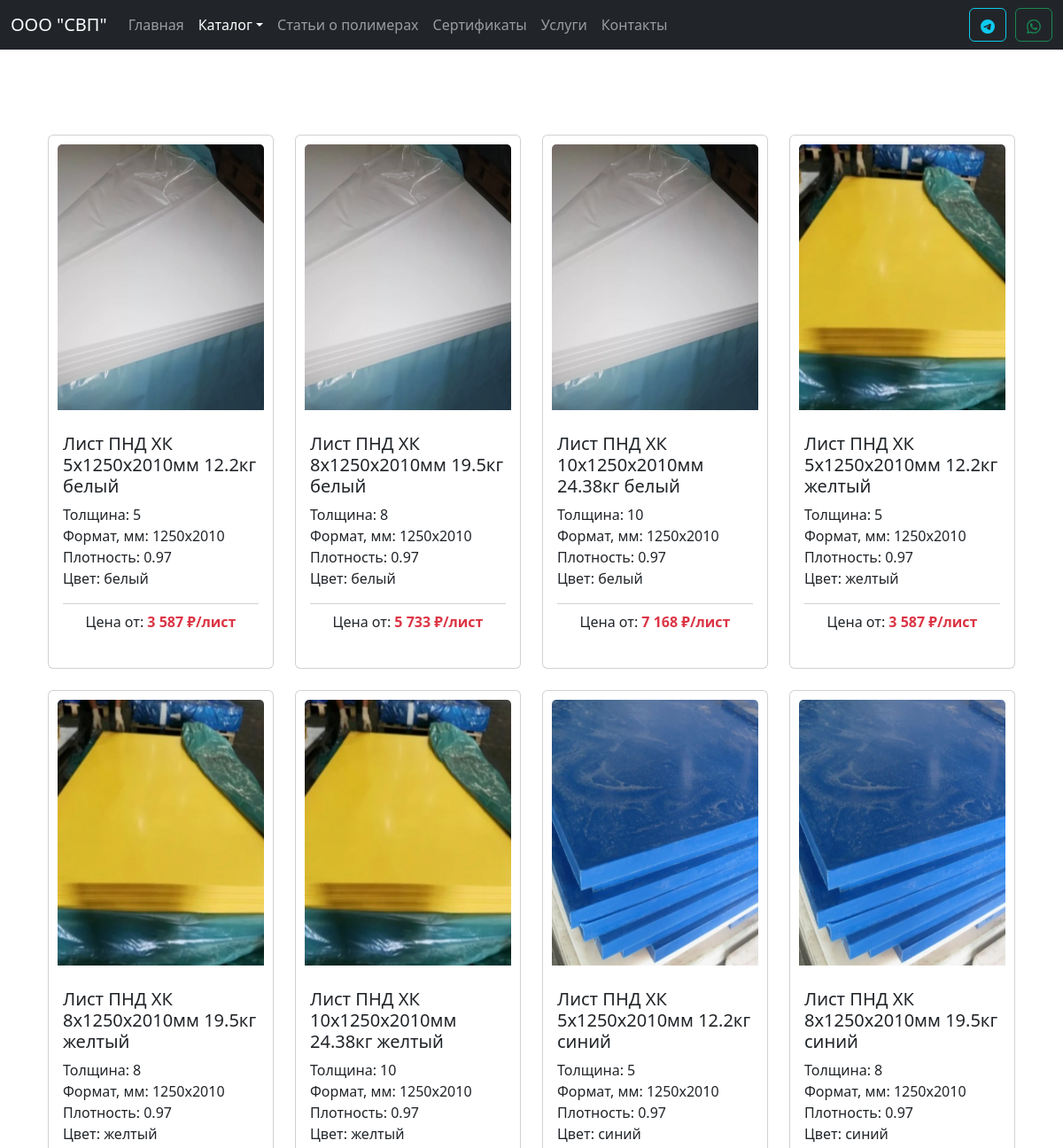
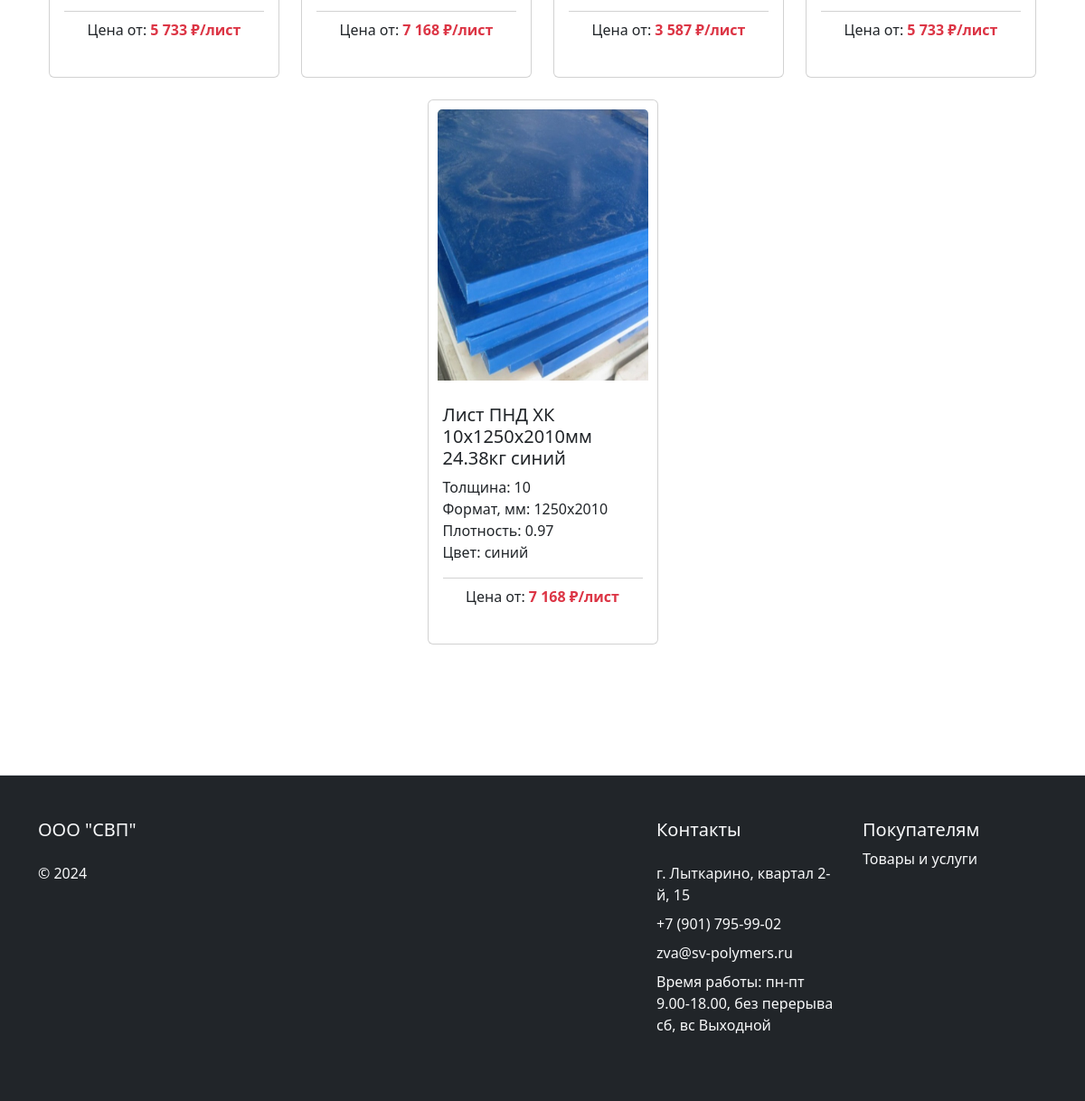
The page /catalog/pnd/products?sub=10 on the database its author committed (2 pictures, top to bottom).
### tables this page shows
CREATE TABLE `products_pnd` (
  `id` int(10) NOT NULL,
  `article` varchar(20) NOT NULL,
  `name` varchar(100) NOT NULL,
  `category` int(5) NOT NULL,
  `subcategory` int(5) NOT NULL,
  `image` varchar(100) NOT NULL,
  `price` float NOT NULL,
  `opt_price` float NOT NULL,
  `diler_price` float NOT NULL,
  `pack` varchar(30) NOT NULL,
  `thickness` float NOT NULL,
  `length` int(10) NOT NULL,
  `width` int(10) NOT NULL,
  `weight` float NOT NULL COMMENT 'Вес',
  `density` float NOT NULL COMMENT 'Плотность',
  `color` varchar(30) NOT NULL
);

### catalog/pnd/products.php (the view, shortened to what this page needs)
<?
include_once $_SERVER['DOCUMENT_ROOT'] . "/modules/header.php";
require($_SERVER['DOCUMENT_ROOT'] . '/database/db.php');
$subcategory = $_GET['sub'];
if ($subcategory) {
  $sql = "SELECT * FROM products_pnd WHERE subcategory = $subcategory";
} else {
  $sql = "SELECT * FROM products WHERE category = 5";
}
$result = $conn->query($sql);
if ($result->num_rows != 0) {
  $products = $result->fetch_all(MYSQLI_ASSOC);
}
?>
<div class="container my-5">
  <div class="container mt-5 mb-5">
    <div class="row row-cols-1 row-cols-md-4 g-4 justify-content-center">
      <?php foreach ($products as $product): ?>
        <div class="col">
          <a href="/catalog/pp/product?id=<?= $product['id']; ?>" class="card h-100 ki-card">
            <div style="padding:10px;">
              <img style="width: 100%; height: 300px;" src=<?= '/assets/images/catalog/' . $product['image'] ?> class="card-img-top" alt=<?= $product['name'] ?>>
            </div>
            <div class="card-body d-flex flex-column ">
              <h5 class="card-title"><?= $product['name'] ?></h5>
              <p class="card-text" style="flex:1;">
                Толщина: <?= $product['thickness'] ?><br>
                Формат, мм: <?= $product['length'] . 'x' . $product['width'] ?><br>
                Плотность: <?= $product['density'] ?><br>
                Цвет: <?= $product['color'] ?><br>
              </p>
              <div class="card-footer bg-transparent d-flex justify-content-center px-0">
                <p>Цена от: <strong class="text-danger"><?= number_format($product['opt_price'], 0, '.', ' '); ?> ₽/лист</strong></p>
              </div>
            </div>
          </a>
        </div>
      <?php endforeach; ?>
    </div>
  </div>
</div>
<? include_once $_SERVER['DOCUMENT_ROOT'] . "/modules/footer.php"; ?>

### assets/style.css (style rules this page uses)
body { min-height: 100vh; display: flex; flex-direction: column; }
.ki-card { translate: all .3s; text-decoration: none; }

### rows shown on the page
products_pnd: image (picture), name "Лист ПНД ХК 5х1250х2010мм 12.2кг белый", thickness "5", length "1250", width "2010", density "0.97", color "белый", opt_price "3 587"
products_pnd: image (picture), name "Лист ПНД ХК 8х1250х2010мм 19.5кг белый", thickness "8", length "1250", width "2010", density "0.97", color "белый", opt_price "5 733"
products_pnd: image (picture), name "Лист ПНД ХК 10х1250х2010мм 24.38кг белый", thickness "10", length "1250", width "2010", density "0.97", color "белый", opt_price "7 168"
products_pnd: image (picture), name "Лист ПНД ХК 5х1250х2010мм 12.2кг желтый", thickness "5", length "1250", width "2010", density "0.97", color "желтый", opt_price "3 587"
products_pnd: image (picture), name "Лист ПНД ХК 8х1250х2010мм 19.5кг желтый", thickness "8", length "1250", width "2010", density "0.97", color "желтый", opt_price "5 733"
products_pnd: image (picture), name "Лист ПНД ХК 10х1250х2010мм 24.38кг желтый", thickness "10", length "1250", width "2010", density "0.97", color "желтый", opt_price "7 168"
products_pnd: image (picture), name "Лист ПНД ХК 5х1250х2010мм 12.2кг синий", thickness "5", length "1250", width "2010", density "0.97", color "синий", opt_price "3 587"
products_pnd: image (picture), name "Лист ПНД ХК 8х1250х2010мм 19.5кг синий", thickness "8", length "1250", width "2010", density "0.97", color "синий", opt_price "5 733"
products_pnd: image (picture), name "Лист ПНД ХК 10х1250х2010мм 24.38кг синий", thickness "10", length "1250", width "2010", density "0.97", color "синий", opt_price "7 168"
